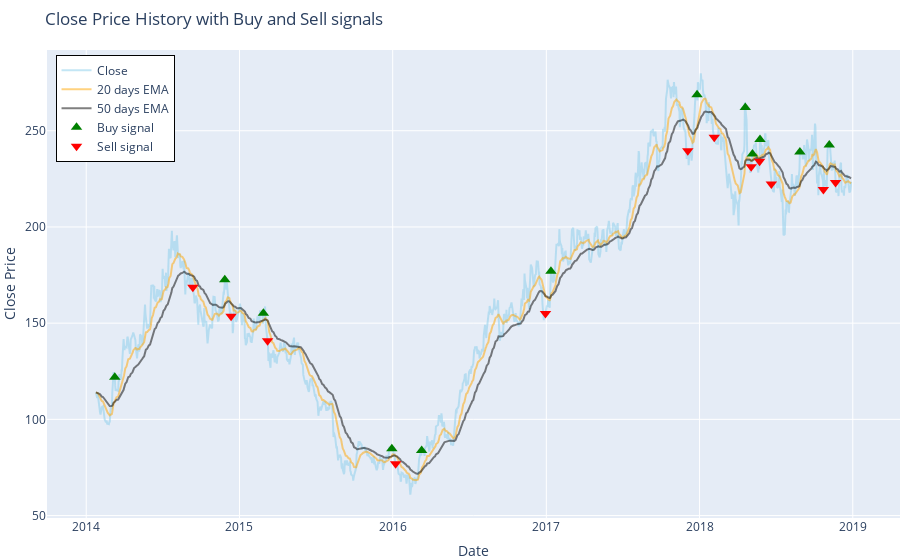

The notebook cell saved with this chart:
### Code cell
# Create traces for Close price, SMA_20, and SMA_50
trace_close = go.Scatter(x=df.index, y=df['close'], mode='lines', name='Close', line=dict(color='skyblue', width=2), opacity=0.5)
trace_ema20 = go.Scatter(x=df.index, y=df['EMA_20'], mode='lines', name='20 days EMA', line=dict(color='orange', width=2), opacity=0.5)
trace_ema50 = go.Scatter(x=df.index, y=df['EMA_50'], mode='lines', name='50 days EMA', line=dict(color='black', width=2), opacity=0.5)

# Create traces for Buy and Sell signals
trace_buy_signal = go.Scatter(x=df.index, y=df['buy_signal_ema'], mode='markers', name='Buy signal', marker=dict(symbol='triangle-up', size=10, color='green'), opacity=1)
trace_sell_signal = go.Scatter(x=df.index, y=df['sell_signal_ema'], mode='markers', name='Sell signal', marker=dict(symbol='triangle-down', size=10, color='red'), opacity=1)

# Combine all traces and layout
data = [trace_close, trace_ema20, trace_ema50, trace_buy_signal, trace_sell_signal]

layout = go.Layout(title="Close Price History with Buy and Sell signals",
                   xaxis=dict(title='Date'),
                   yaxis=dict(title='Close Price'),
                   margin=dict(l=0, r=0, t=50, b=0),
                   legend=dict(x=0.01, y=0.99, bordercolor="Black", borderwidth=1))

fig = go.Figure(data=data, layout=layout)

# Show the plot
fig.show()

### Figure 1 — Plotly figure (JSON) as saved in the notebook; plotly's stock layout.template omitted (floating-point values rounded to 4 significant figures; data arrays with more than 128 entries replaced by an {"elided": "..."} marker saying what was removed)
{"data": [{"line": {"color": "skyblue", "width": 2}, "mode": "lines", "name": "Close", "opacity": 0.5, "type": "scatter", "x": {"elided": "1215 str values"}, "y": {"elided": "1215 float values"}}, {"line": {"color": "orange", "width": 2}, "mode": "lines", "name": "20 days EMA", "opacity": 0.5, "type": "scatter", "x": {"elided": "1215 str values"}, "y": {"elided": "1215 float values"}}, {"line": {"color": "black", "width": 2}, "mode": "lines", "name": "50 days EMA", "opacity": 0.5, "type": "scatter", "x": {"elided": "1215 str values"}, "y": {"elided": "1215 float values"}}, {"marker": {"color": "green", "size": 10, "symbol": "triangle-up"}, "mode": "markers", "name": "Buy signal", "opacity": 1, "type": "scatter", "x": {"elided": "1215 str values"}, "y": {"elided": "1215 float values"}}, {"marker": {"color": "red", "size": 10, "symbol": "triangle-down"}, "mode": "markers", "name": "Sell signal", "opacity": 1, "type": "scatter", "x": {"elided": "1215 str values"}, "y": {"elided": "1215 float values"}}], "layout": {"legend": {"bordercolor": "Black", "borderwidth": 1, "x": 0.01, "y": 0.99}, "margin": {"b": 0, "l": 0, "r": 0, "t": 50}, "title": {"text": "Close Price History with Buy and Sell signals"}, "xaxis": {"title": {"text": "Date"}}, "yaxis": {"title": {"text": "Close Price"}}}}
